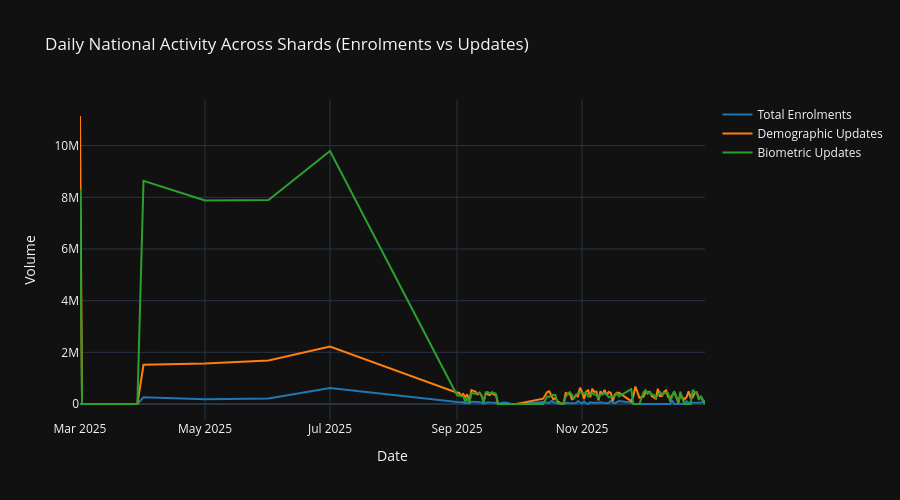

The cell this chart's notebook holds for it:
### Markdown cell above
## 📈 Time Series Overview: Daily National Aadhaar Activity

We aggregate daily total enrolments, demographic updates, and biometric updates across all states to inspect national volume over time.

### Code cell
daily_national = panel_df.groupby('date')[['total_enrolments', 'demo_total', 'bio_total']].sum().reset_index()

fig = go.Figure()
fig.add_trace(go.Scatter(x=daily_national['date'], y=daily_national['total_enrolments'], name='Total Enrolments', line=dict(color='#1f77b4', width=2)))
fig.add_trace(go.Scatter(x=daily_national['date'], y=daily_national['demo_total'], name='Demographic Updates', line=dict(color='#ff7f0e', width=2)))
fig.add_trace(go.Scatter(x=daily_national['date'], y=daily_national['bio_total'], name='Biometric Updates', line=dict(color='#2ca02c', width=2)))

fig.update_layout(
    title='Daily National Activity Across Shards (Enrolments vs Updates)',
    xaxis_title='Date',
    yaxis_title='Volume',
    template='plotly_dark',
    hovermode='x unified',
    height=500
)
fig.show()
